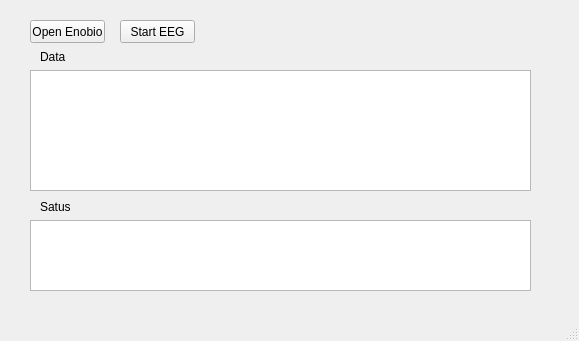
<?xml version="1.0" encoding="UTF-8"?>
<ui version="4.0">
 <class>MainWindow</class>
 <widget class="QMainWindow" name="MainWindow">
  <property name="geometry">
   <rect>
    <x>0</x>
    <y>0</y>
    <width>579</width>
    <height>341</height>
   </rect>
  </property>
  <property name="windowTitle">
   <string>EnobioAPI demo</string>
  </property>
  <widget class="QWidget" name="centralWidget">
   <widget class="QPushButton" name="openCloseEnobioButton">
    <property name="geometry">
     <rect>
      <x>30</x>
      <y>20</y>
      <width>75</width>
      <height>23</height>
     </rect>
    </property>
    <property name="text">
     <string>Open Enobio</string>
    </property>
    <property name="checkable">
     <bool>true</bool>
    </property>
   </widget>
   <widget class="QPushButton" name="startStopEEGButton">
    <property name="geometry">
     <rect>
      <x>120</x>
      <y>20</y>
      <width>75</width>
      <height>23</height>
     </rect>
    </property>
    <property name="text">
     <string>Start EEG</string>
    </property>
    <property name="checkable">
     <bool>true</bool>
    </property>
   </widget>
   <widget class="QTextEdit" name="dataTextEdit">
    <property name="geometry">
     <rect>
      <x>30</x>
      <y>70</y>
      <width>501</width>
      <height>121</height>
     </rect>
    </property>
   </widget>
   <widget class="QTextEdit" name="statusTextEdit">
    <property name="geometry">
     <rect>
      <x>30</x>
      <y>220</y>
      <width>501</width>
      <height>71</height>
     </rect>
    </property>
   </widget>
   <widget class="QLabel" name="label">
    <property name="geometry">
     <rect>
      <x>40</x>
      <y>50</y>
      <width>46</width>
      <height>13</height>
     </rect>
    </property>
    <property name="text">
     <string>Data</string>
    </property>
   </widget>
   <widget class="QLabel" name="label_2">
    <property name="geometry">
     <rect>
      <x>40</x>
      <y>200</y>
      <width>46</width>
      <height>13</height>
     </rect>
    </property>
    <property name="text">
     <string>Satus</string>
    </property>
   </widget>
  </widget>
  <widget class="QMenuBar" name="menuBar">
   <property name="geometry">
    <rect>
     <x>0</x>
     <y>0</y>
     <width>579</width>
     <height>21</height>
    </rect>
   </property>
  </widget>
  <widget class="QStatusBar" name="statusBar"/>
 </widget>
 <layoutdefault spacing="6" margin="11"/>
 <resources/>
 <connections/>
</ui>
